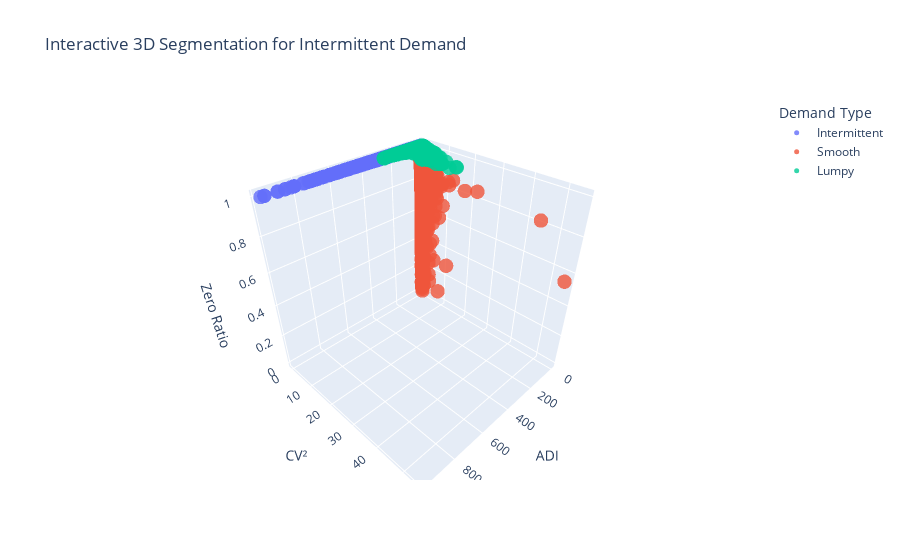

The code cell stored with this chart in its notebook:
### Code cell
import plotly.express as px

df_visual["demand_type_name"] = df_visual["demand_type"].map(name_mapping)

# Vẽ 3D scatter Plotly
fig = px.scatter_3d(
    df_visual,
    x="ADI",
    y="cv2",
    z="zero_ratio",
    color="demand_type_name",  # dùng cột tên loại demand
    labels={
        "ADI": "ADI",
        "cv2": "CV²",
        "zero_ratio": "Zero Ratio",
        "demand_type_name": "Demand Type"
    },
    title="Interactive 3D Segmentation for Intermittent Demand"
)

# Không cần hover
fig.update_traces(hoverinfo="skip", hovertemplate=None)

# Marker nhỏ, trong suốt vừa phải
fig.update_traces(marker=dict(size=5, opacity=0.8))
fig.update_layout(legend_title_text="Demand Type")

fig.show()

### Figure 1 — Plotly figure (JSON) as saved in the notebook; plotly's stock layout.template omitted (floating-point values rounded to 4 significant figures; data arrays with more than 128 entries replaced by an {"elided": "..."} marker saying what was removed)
{"data": [{"hoverinfo": "skip", "legendgroup": "Intermittent", "marker": {"color": "#636efa", "opacity": 0.8, "size": 5, "symbol": "circle"}, "mode": "markers", "name": "Intermittent", "scene": "scene", "showlegend": true, "type": "scatter3d", "x": {"elided": "12280 float values"}, "y": {"elided": "12280 float values"}, "z": {"elided": "12280 float values"}}, {"hoverinfo": "skip", "legendgroup": "Smooth", "marker": {"color": "#EF553B", "opacity": 0.8, "size": 5, "symbol": "circle"}, "mode": "markers", "name": "Smooth", "scene": "scene", "showlegend": true, "type": "scatter3d", "x": {"elided": "5864 float values"}, "y": {"elided": "5864 float values"}, "z": {"elided": "5864 float values"}}, {"hoverinfo": "skip", "legendgroup": "Lumpy", "marker": {"color": "#00cc96", "opacity": 0.8, "size": 5, "symbol": "circle"}, "mode": "markers", "name": "Lumpy", "scene": "scene", "showlegend": true, "type": "scatter3d", "x": {"elided": "1277 float values"}, "y": {"elided": "1277 float values"}, "z": {"elided": "1277 float values"}}], "layout": {"legend": {"title": {"text": "Demand Type"}, "tracegroupgap": 0}, "scene": {"domain": {"x": [0, 1], "y": [0, 1]}, "xaxis": {"title": {"text": "ADI"}}, "yaxis": {"title": {"text": "CV²"}}, "zaxis": {"title": {"text": "Zero Ratio"}}}, "title": {"text": "Interactive 3D Segmentation for Intermittent Demand"}}}
